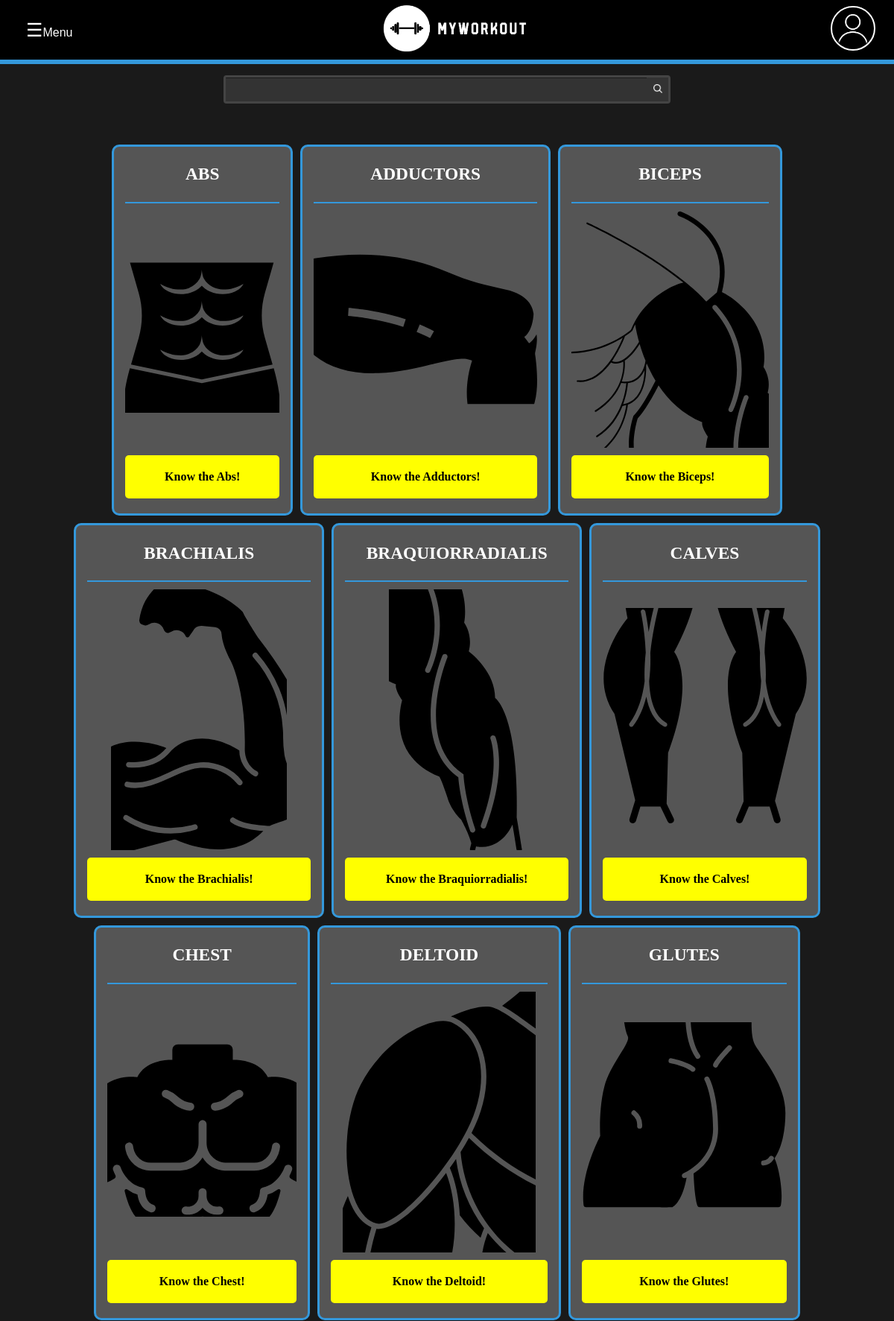
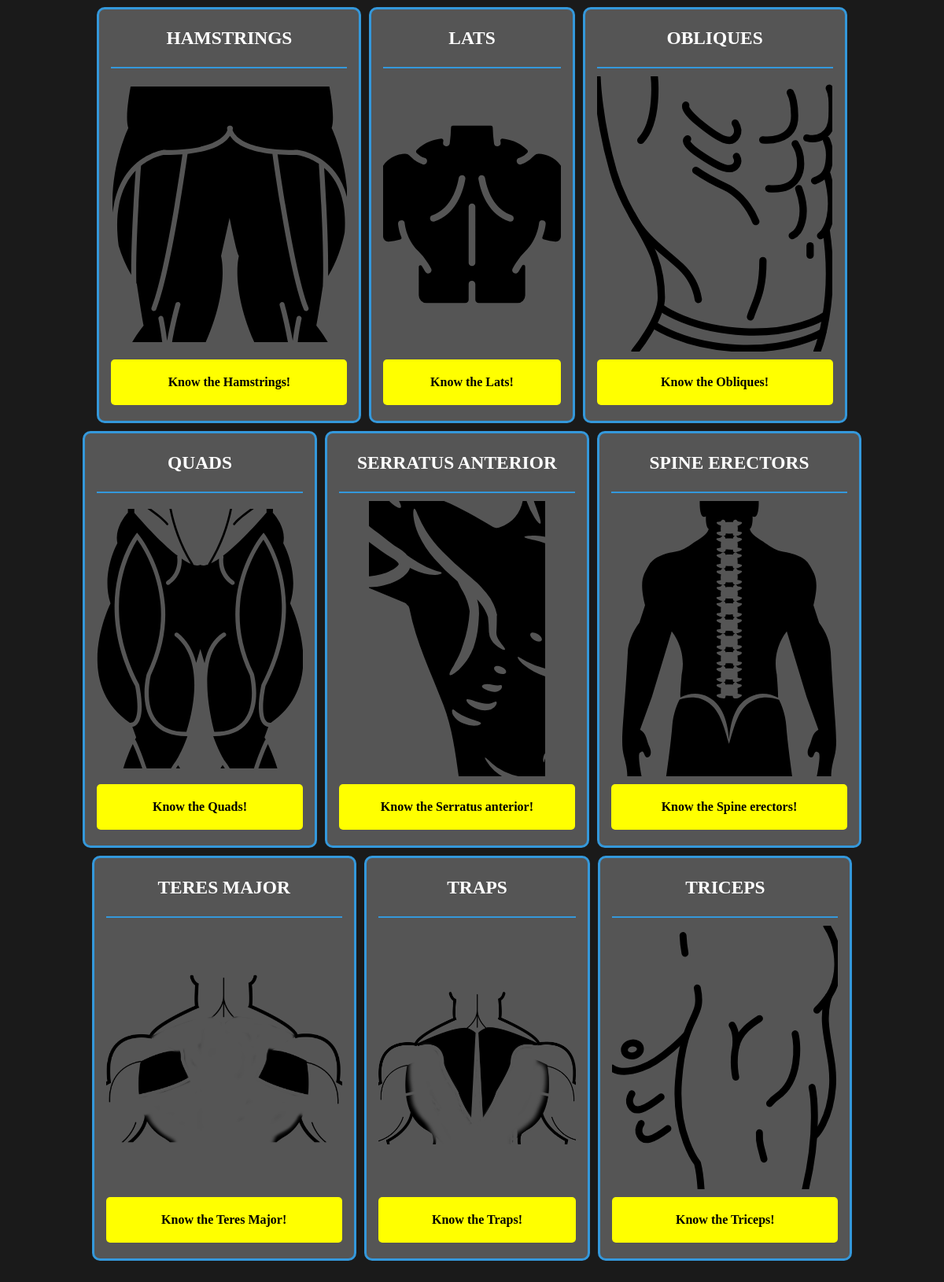
Screenshot of /workout/muscles/ with the database file from the repository (2 pictures, top to bottom).
### workout/models.py (models this page shows, shortened)
class Muscle(models.Model):
    name = models.CharField("Muscle name", max_length=50)
    scientific_name = models.CharField("Correct name", max_length=100,
                                       default="", blank=True)
    action = models.ManyToManyField("BioMovimentType")
    joints = models.ManyToManyField("Joint")
    origin = models.ManyToManyField("Bone", related_name="bone_origin")
    insertion = models.ManyToManyField("Bone", related_name="bone_insertions")
    cover = models.FileField(upload_to="images/muscles/%Y/%m/%d/", validators=[
        FileExtensionValidator(['svg'])
    ], blank=True)
    description = models.TextField("Some description of the muscle",
                                   blank=True)
    related_exercises = models.ManyToManyField("Exercise")
    class Meta:
        ordering = ['name']

class MuscleGroup(Muscle):
    origins = models.ManyToManyField("Muscle", verbose_name="Heads (origins)",
                                     related_name="muscle_origins", blank=True)
    slug = models.CharField(blank=True, max_length=50)
    class Meta:
        ordering = ['name']
    def get_absolute_url(self):
        return reverse('workout:muscle', kwargs={"slug": self.slug})

class Muscle(models.Model):
    name = models.CharField("Muscle name", max_length=50)
    scientific_name = models.CharField("Correct name", max_length=100,
                                       default="", blank=True)
    action = models.ManyToManyField("BioMovimentType")
    joints = models.ManyToManyField("Joint")
    origin = models.ManyToManyField("Bone", related_name="bone_origin")
    insertion = models.ManyToManyField("Bone", related_name="bone_insertions")
    cover = models.FileField(upload_to="images/muscles/%Y/%m/%d/", validators=[
        FileExtensionValidator(['svg'])
    ], blank=True)
    description = models.TextField("Some description of the muscle",
                                   blank=True)
    related_exercises = models.ManyToManyField("Exercise")
    class Meta:
        ordering = ['name']

### workout/views/human_structures.py (the view)
# urls.py: path('muscles/', views.muscles, name="list-muscles"),
def muscles(request):
    muscles = models.MuscleGroup.objects.all()
    context = {
        "items": muscles,
        "is_muscle": True,
        "title": "Muscles - ",
    }
    return render(request, "workout/list-structures.html", context)

### templates/workout/list-structures.html (shortened to what this page needs)
{% extends 'base.html' %}
{% block content %}
    <main class="main-content">
        <section class="main-content-cards">
            {% if is_description %}
                <article class="main-content-cards card-opened">
                    <header class="card-title">
                        <h1> {{item.name}} </h1>
                        <h4><em> {{item.scientific_name}} </em></h4>
                    </header>
                    <div class="card-description">
                        <img src="{{item.cover.url}}" alt="" class="card-description-icon">
                        {% if is_bone_detail %}
                            {% if muscles %}
                                <details class="card-details">
                                    <summary>
                                        <b>Associated Muscles:</b>
                                    </summary>
                                    <ul class="card-details-list">
                                        {% for muscle in item.muscles.all %}
                                            <li>{{muscle.scientific_name}}</li>
                                        {% endfor %}
                                    </ul>
                                </details>
                            {% endif %}
                        {% endif %}
                        {% if is_joint %}
                            <details class="card-details">
                                <summary>
                                    <b>Allowed movements:</b>
                                </summary>
                                <ul class="card-details-list">
                                    {% for move in item.allowed_movements.all %}
                                        <li>{{move.type_name}}</li>
                                    {% endfor %}
                                </ul>
                            </details>
                            <details class="card-details">
                                <summary>
                                    <b>Bones:</b>
                                </summary>
                                <ul class="card-details-list">
                                    {% for bone in item.bones.all %}
                                        <li><a href="{{bone.get_absolute_url}}">{{bone.name}}</a></li>
                                    {% endfor %}
                                </ul>
                            </details>
                            <details class="card-details">
                                <summary>
                                    <b>Joint type:</b>
                                </summary>
                                <ul class="card-details-list">
                                    {% for type in item.joint_type.all %}
                                        <li>{{type.type_name}}</li>
                                    {% endfor %}
                                </ul>
                            </details>
                        {% endif %}
                        {% if is_muscle %}
                            <details class="card-details">
                                <summary>
                                    <b>Actions:</b>
                                </summary>
                                <ul class="card-details-list">
                                    {% if item.origins.all %}
                                        {% for act in item.action.all %}
                                            <li>
                                                {{act.type_name}}:
                                                {% for muscle in item.origins.all %}
                                                    {% if act in muscle.action.all %}
                                                        <em>{{muscle.name}}</em>;
                                                    {% endif %}
                                                {% endfor %}
                                            </li>
                                        {% endfor %}
                                    {% else %}
                                        {% for act in item.action.all %}
                                            <li>{{act.type_name}}</li>
                                        {% endfor %}
                                    {% endif %}
                                </ul>
                            </details>
                            <details class="card-details">
                                <summary>
                                    <b>Origin:</b>
                                </summary>
                                <ul class="card-details-list">
                                    {% if item.origins.all %}
                                        {% for head in item.origins.all %}
                                            {% for bone in head.origin.all %}
                                                <li>
                                                    <em>{{ head.name }}</em> (<a href="{{bone.get_absolute_url}}">{{bone.name}}</a>)
                                                </li>
                                            {% endfor %}
                                        {% endfor %}
                                    {% else %}
                                        {% for origin in item.origin.all %}
                                            <li><a href="{{origin.get_absolute_url}}">{{origin.name}}</a></li>
                                        {% endfor %}
                                    {% endif %}
                                </ul>
                            </details>
                            <details class="card-details">
                                <summary>
                                    <b>Insertion:</b>
                                </summary>
                                <ul class="card-details-list">
                                    {% for insertion in item.insertion.all %}
                                        <li><a href="{{insertion.get_absolute_url}}">{{insertion.name}}</a></li>
                                    {% endfor %}
                                </ul>
                            </details>
                            <details class="card-details">
                                <summary>
                                    <b>Related exercises:</b>
                                </summary>
                                <ul class="card-details-list">
                                    {% for exercise in item.related_exercises.all %}
                                        <li><a href="{{exercise.get_absolute_url}}">{{exercise.name}}</a></li>
                                    {% endfor %}
                                </ul>
                            </details>
                        {% endif %}
                        {% if is_exercise %}
                            <details class="card-details">
                                <summary>
                                    <b>Muscles worked:</b>
                                </summary>
                                <ul class="card-details-list">
                                    {% for muscle in item.muscle_group.all %}
                                        <li><a href="{{muscle.get_absolute_url}}">{{muscle.name}}</a></li>
                                    {% endfor %}
                                    {% for muscle in item.muscles.all %}
                                        <li>{{muscle.name}}</li>
                                    {% endfor %}
                                </ul>
                            </details>
                            <details class="card-details">
                                <summary>
                                    <b>Resistance profile:</b>
                                </summary>
                                <ul class="card-details-list">
                                    <li>{{item.get_resistance_profile_display}}</li>
                                </ul>
                            </details>
                            <details class="card-details">
                                <summary>
                                    <b>Equipment:</b>
                                </summary>
                                <ul class="card-details-list">
                                    {% if item.is_dumbell %}
                                        <li>Dumbell</li>
                                    {% elif item.is_barbell %}
                                        <li>Barbell</li>
                                    {% elif item.is_cable %}
                                        <li>Cable</li>
                                    {% elif item.is_machine %}
                                        <li>Machine</li>
                                    {% endif %}
                                </ul>
                            </details>
                            <details class="card-details">
                                <summary>
                                    <b>How to do {{item.name}}:</b>
                                </summary>
                                <ul>
                                    {{item.steps|safe}}
                                </ul>
                            </details>
                        {% endif %}
                            <details class="card-details">
                            <summary>
                                <b>Description:</b>
                            </summary>
                            <ul>
                                <li>
                                    {{item.description|safe}}
                                </li>
                            </ul>
                        </details>
                    </div>
                </article>
            {% else %}
                {% for item in items %}
                    <article class="main-content-cards card">
                        <header class="card-title">
                            <h1> {{item.name}} </h1>
                        </header>
                        <img class="card-icon" src="{{item.cover.url}}" alt="">
                        <a href="{{item.get_absolute_url}}" class="card-cta"><b>Know the {{item.name}}!</b></a>
                    </article>
                {% endfor %}
            {% endif %}
        </section>
    </main>
{% endblock content %}

### static/css/style.css (style rules this page uses)
:root { --cor-fundo: #1a1a1a; --cor-texto: #ffffff; --cor-destaque: #3498db; --cor-sombra: #333333; --cor-fundo-secundario: #2c2c2c; --cor-texto-secundario: #cccccc; --cor-borda: #555555; }
html { height: 100%; }
body { height: 100%; padding: 0; margin: 0; color: white; background-color: #1a1a1a; overflow-y: scroll; }
.main-content { display: flex; width: 90%; margin: 40px auto; justify-content: center; }
.main-content-cards { display: flex; flex-wrap: wrap; gap: 10px; justify-content: center; }
.card { max-width: 300px; background-color: #555555; border-radius: 10px; padding: 0 15px; border: 3px solid var(--cor-destaque); text-align: center; transition: background-color 0.5s ease; }
.card-title { text-transform: uppercase; width: 100%; font-size: min(20px, 25px); height: fit-content; border-bottom: 2px solid #3498db; }
.card-cta { display: block; width: 100%; height: fit-content; text-decoration: none; border-radius: 5px; color: black; background-color: yellow; padding: 20px; margin: auto auto 20px; transition: transform 0.5s ease; box-sizing: border-box; }
.card-icon { max-height: 350px; }

### rows the page displays
MuscleGroup: name "ABS", cover (picture), name "Abs"
MuscleGroup: name "ADDUCTORS", cover (picture), name "Adductors"
MuscleGroup: name "BICEPS", cover (picture), name "Biceps"
MuscleGroup: name "BRACHIALIS", cover (picture), name "Brachialis"
MuscleGroup: name "BRAQUIORRADIALIS", cover (picture), name "Braquiorradialis"
MuscleGroup: name "CALVES", cover (picture), name "Calves"
MuscleGroup: name "CHEST", cover (picture), name "Chest"
MuscleGroup: name "DELTOID", cover (picture), name "Deltoid"
MuscleGroup: name "GLUTES", cover (picture), name "Glutes"
MuscleGroup: name "HAMSTRINGS", cover (picture), name "Hamstrings"
MuscleGroup: name "LATS", cover (picture), name "Lats"
MuscleGroup: name "OBLIQUES", cover (picture), name "Obliques"
MuscleGroup: name "QUADS", cover (picture), name "Quads"
MuscleGroup: name "SERRATUS ANTERIOR", cover (picture), name "Serratus anterior"
MuscleGroup: name "SPINE ERECTORS", cover (picture), name "Spine erectors"
MuscleGroup: name "TERES MAJOR", cover (picture), name "Teres Major"
MuscleGroup: name "TRAPS", cover (picture), name "Traps"
MuscleGroup: name "TRICEPS", cover (picture), name "Triceps"
